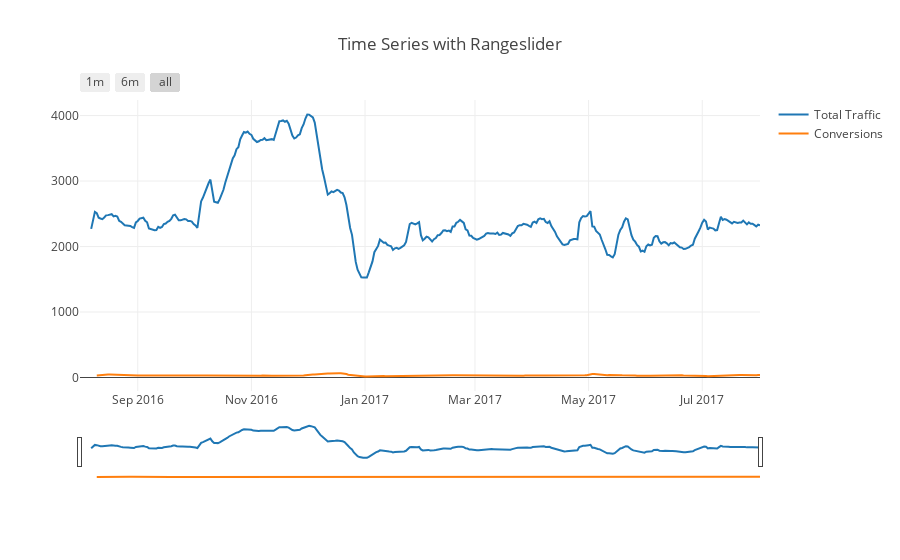

This figure's notebook cell:
### Markdown cell above
## Total Traffic vs Conversions

### Code cell
layout = dict(
    title='Time Series with Rangeslider',
    xaxis=dict(
        rangeselector=dict(
            buttons=list([
                dict(count=1,
                     label='1m',
                     step='month',
                     stepmode='backward'),
                dict(count=6,
                     label='6m',
                     step='month',
                     stepmode='backward'),
                dict(step='all')
            ])
        ),
        rangeslider=dict(
            visible = True
        ),
        type='date'
    )
)

fig = dict(data=data, layout=layout)
plotly.offline.iplot(fig, filename = "Time Series with Rangeslider")

### Figure 1 — Plotly figure (JSON) as saved in the notebook; plotly's stock layout.template omitted (floating-point values rounded to 4 significant figures; data arrays with more than 128 entries replaced by an {"elided": "..."} marker saying what was removed)
{"data": [{"mode": "lines", "name": "Total Traffic", "type": "scatter", "uid": "e0914c42-db43-11e8-a0b1-a45e60cb1c79", "x": {"elided": "366 str values"}, "y": {"elided": "366 float values"}}, {"mode": "lines", "name": "Conversions", "type": "scatter", "uid": "e0914e74-db43-11e8-95f7-a45e60cb1c79", "x": {"elided": "366 str values"}, "y": {"elided": "366 float values"}}], "layout": {"title": "Time Series with Rangeslider", "xaxis": {"rangeselector": {"buttons": [{"count": 1, "label": "1m", "step": "month", "stepmode": "backward"}, {"count": 6, "label": "6m", "step": "month", "stepmode": "backward"}, {"step": "all"}]}, "rangeslider": {"visible": true}, "type": "date"}}}
